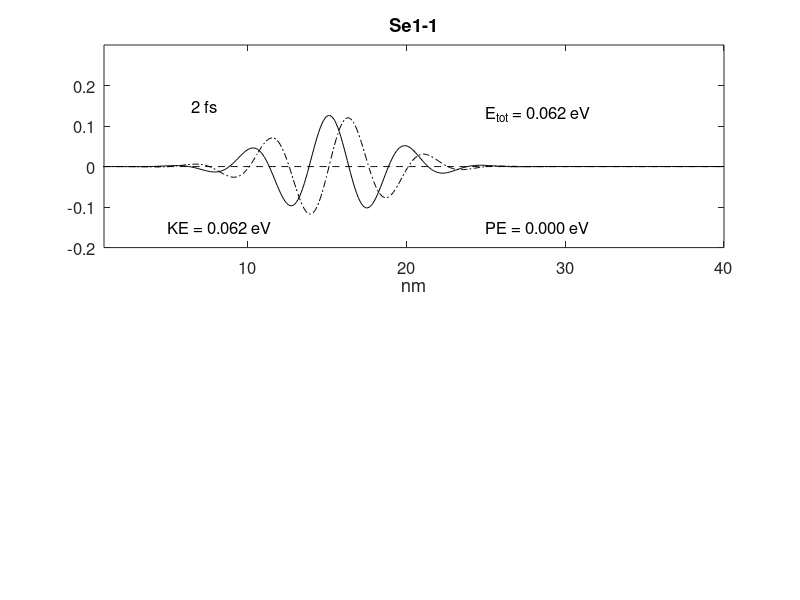

Here is the MATLAB script that generated this plot:

% Se1_1.m. % This is a 1D FDTD simulation of psi.
clear 
close all
clc

NN = 400; % Number of points in the problem space

hbar = 1.054e-34; % Plank ?s constant
m0 = 9.1e-31; % Free space mass of an electron
meff = 1.0; % Effective mass: Si is 1.08, Ge is
%             0.067, GaAs is 0.55
melec = meff *m0; % Mass of an electron
ecoul = 1.6e-19; % Charge of an electron
epsz = 8.85e-9; % Dielectric of free space
eV2J = 1.6e-19; % Energy conversion factors
J2eV = 1/eV2J;
del_x = .1e-9; % The cell size
dt = 2e-17; % Time steps
ra = (0.5 *hbar/melec)*(dt/del_x^2); % ra must be < .15
DX = del_x *1e9; % Cell size in nm.
XX = (DX:DX:DX *NN); % Length in nm for plotting
% --- Specify the potential ---------------------
V=zeros(1,NN);
% Barrier
for n =NN/2:NN/2+50
% V(n) = .15 *eV2J;
end
% Semiconductor conduction band
for n =1:NN/2
% V(n) = .1 *eV2J;
end
for n =NN/2+1:NN
% V(n) = .2 *eV2J;
end
% Electric field
% for n =1:NN
% V(n) = -(0.2/400)*(n-400)*eV2J;
% end
% ---------------------------------------------------
% Initialize a sine wave in a gaussian envelope
lambda = 50; % Pulse wavelength
%lambda = 25; % Pulse wavelength
sigma = 50; % Pulse width
nc = 150; % Starting position
prl = zeros(1,NN); % The real part of the state variable
pim = zeros(1,NN); % The imaginary part of the state variable

ptot = 0.;
for n =2:NN-1
prl(n) = exp( -1.*((n-nc)/sigma)^2)*cos(2*pi*(n-nc)/lambda) ;
pim(n) = exp( -1.*((n-nc)/sigma)^2)*sin(2*pi*(n-nc)/lambda) ;
ptot = ptot + prl(n)^2 + pim(n) ^2;
end
pnorm = sqrt(ptot); % Normalization constant
% Normalize and check
ptot = 0.;
for n =1:NN
prl(n) = prl(n)/pnorm;
pim(n) = pim(n)/pnorm;
ptot = ptot + prl(n)^2 + pim(n) ^2;
end
ptot % This should have the value 1
T = 0;
n_step = 1;

% while n_step > 0
% n_step = input( 'How many time steps -->');
% end
n_step = 100;
% -----------This is the core FDTD program -------------
for m =1:n_step
T = T + 1;
for n =2:NN-1
prl(n) = prl(n) - ra *(pim(n-1) -2*pim(n) + pim(n +1)) ...
+ (dt/hbar) *V(n)*pim(n);
end
for n =2:NN-1
pim(n) = pim(n) + ra *(prl(n-1) -2*prl(n) + prl(n +1)) ...
- (dt/hbar) *V(n)*prl(n);
end
end
% -------------------------------------------------
% Calculate the expected values
PE = 0.;

for n =1:NN
psi(n) = prl(n) + 1i *pim(n); % Write as a complex function
PE = PE + psi(n) *psi(n)'*V(n);
end
psi*psi' % This checks normalization
PE = PE *J2eV; % Potential energy
ke = 0. + 1i *0.;
for n =2:NN-1
lap_p = psi(n +1) - 2 *psi(n) + psi(n -1);
ke = ke + lap_p *psi(n)';
end
KE = -J2eV*((hbar/del_x)^2/(2*melec))*real(ke); % Kinetic Energy

subplot(2,1,1)
plot(XX,prl,'k')
hold on
plot(XX,pim,'-.k')
plot(XX,J2eV*V,'--k')
hold off
axis( [ 1 DX *NN -.2 .3 ])
TT = text(5,.15,sprintf( '%7.0f fs ',T*dt*1e15));
set(TT,'fontsize',12)
TT = text(5, -.15,sprintf('KE = %5.3f eV',KE));
set(TT,'fontsize',12)
TT = text(25, -.15,sprintf('PE = %5.3f eV',PE));
set(TT,'fontsize',12)
TT = text(25,.13,sprintf( 'E_t_o_t = %5.3f eV',KE+PE));
set(TT,'fontsize',12)
xlabel('nm')
set(gca,'fontsize',12)
title('Se1-1')
